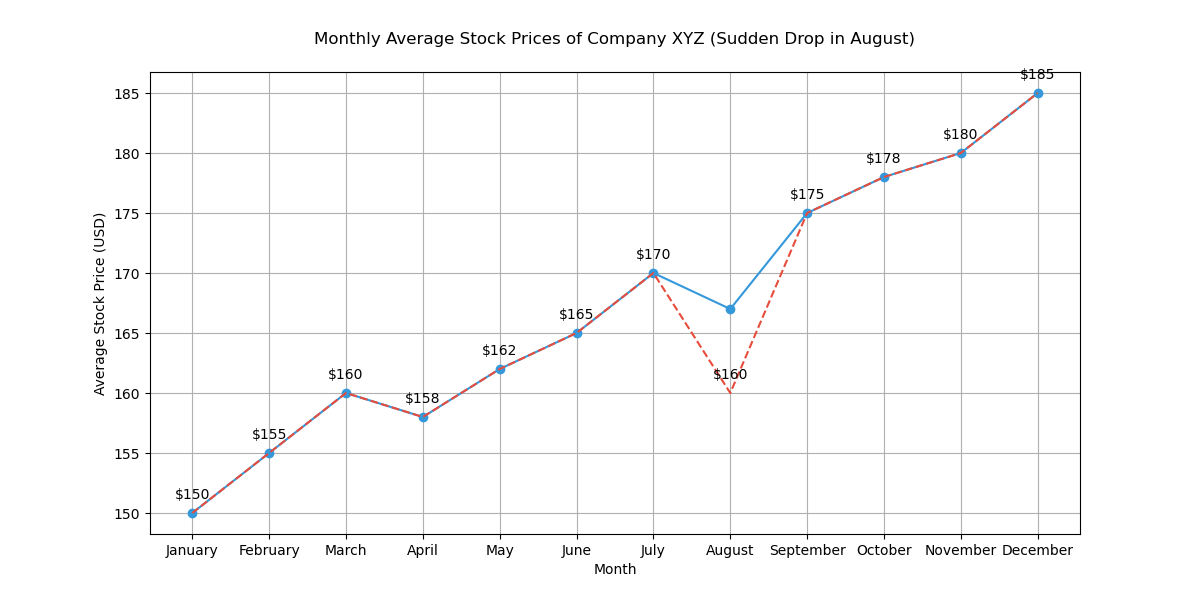

The script that drew this image:

import matplotlib.pyplot as plt

# Define the data points
months = ['January', 'February', 'March', 'April', 'May', 'June', 'July',
          'August', 'September', 'October', 'November', 'December']
stock_prices = [150, 155, 160, 158, 162, 165, 170, 167, 175, 178, 180, 185]

# Create the line chart
plt.figure(figsize=(12, 6)) # Changed width and height of the chart
plt.plot(months, stock_prices, color='#3498DB', marker='o') # Changed color scheme and added markers

# Customize the trend of the data by simulating a sudden drop in August
stock_prices[7] = 160
plt.plot(months, stock_prices, linestyle='--', color='#E74C3C') # Overlaying the modified trend line

# Assign annotation to the chart
for i, price in enumerate(stock_prices):
    plt.annotate(f"${price}", (months[i], stock_prices[i]), textcoords="offset points", xytext=(0,10), ha='center')

# Axes and title
plt.title('Monthly Average Stock Prices of Company XYZ (Sudden Drop in August)', pad=20)
plt.xlabel('Month')
plt.ylabel('Average Stock Price (USD)')
plt.grid(True)

# Display the plot
plt.show()
